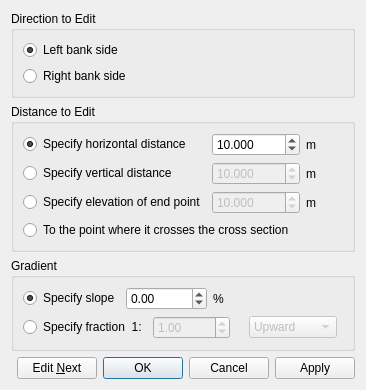
<?xml version="1.0" encoding="UTF-8"?>
<ui version="4.0">
 <class>GeoDataRiverSurveyCrossSectionEditFromPointDialog</class>
 <widget class="QDialog" name="GeoDataRiverSurveyCrossSectionEditFromPointDialog">
  <property name="geometry">
   <rect>
    <x>0</x>
    <y>0</y>
    <width>366</width>
    <height>354</height>
   </rect>
  </property>
  <property name="windowTitle">
   <string>Edit Cross Section From Selected Point</string>
  </property>
  <layout class="QVBoxLayout" name="verticalLayout_2">
   <item>
    <widget class="QGroupBox" name="directionGroupBox">
     <property name="title">
      <string>Direction to Edit</string>
     </property>
     <layout class="QVBoxLayout" name="verticalLayout">
      <item>
       <widget class="QRadioButton" name="leftRadioButton">
        <property name="text">
         <string>Left bank side</string>
        </property>
        <property name="checked">
         <bool>true</bool>
        </property>
       </widget>
      </item>
      <item>
       <widget class="QRadioButton" name="rightRadioButton">
        <property name="text">
         <string>Right bank side</string>
        </property>
       </widget>
      </item>
     </layout>
    </widget>
   </item>
   <item>
    <widget class="QGroupBox" name="horizontalDistanceGroupBox">
     <property name="title">
      <string>Distance to Edit</string>
     </property>
     <layout class="QGridLayout" name="gridLayout">
      <item row="0" column="0">
       <widget class="QRadioButton" name="hDistanceRadioButton">
        <property name="text">
         <string>Specify horizontal distance</string>
        </property>
        <property name="checked">
         <bool>true</bool>
        </property>
       </widget>
      </item>
      <item row="0" column="1">
       <widget class="QDoubleSpinBox" name="hDistanceSpinBox">
        <property name="decimals">
         <number>3</number>
        </property>
        <property name="minimum">
         <double>0.001000000000000</double>
        </property>
        <property name="maximum">
         <double>10000.000000000000000</double>
        </property>
        <property name="value">
         <double>10.000000000000000</double>
        </property>
       </widget>
      </item>
      <item row="0" column="2">
       <widget class="QLabel" name="hDistanceUnitLabel">
        <property name="text">
         <string>m</string>
        </property>
       </widget>
      </item>
      <item row="1" column="0">
       <widget class="QRadioButton" name="vDistanceRadioButton">
        <property name="text">
         <string>Specify vertical distance</string>
        </property>
        <property name="checked">
         <bool>false</bool>
        </property>
       </widget>
      </item>
      <item row="1" column="1">
       <widget class="QDoubleSpinBox" name="vDistanceSpinBox">
        <property name="enabled">
         <bool>false</bool>
        </property>
        <property name="decimals">
         <number>3</number>
        </property>
        <property name="minimum">
         <double>0.001000000000000</double>
        </property>
        <property name="maximum">
         <double>10000.000000000000000</double>
        </property>
        <property name="value">
         <double>10.000000000000000</double>
        </property>
       </widget>
      </item>
      <item row="1" column="2">
       <widget class="QLabel" name="vDistanceUnitLabel">
        <property name="text">
         <string>m</string>
        </property>
       </widget>
      </item>
      <item row="2" column="0">
       <widget class="QRadioButton" name="elevationRadioButton">
        <property name="text">
         <string>Specify elevation of end point</string>
        </property>
        <property name="checked">
         <bool>false</bool>
        </property>
       </widget>
      </item>
      <item row="2" column="1">
       <widget class="QDoubleSpinBox" name="elevationSpinBox">
        <property name="enabled">
         <bool>false</bool>
        </property>
        <property name="decimals">
         <number>3</number>
        </property>
        <property name="minimum">
         <double>-10000.000000000000000</double>
        </property>
        <property name="maximum">
         <double>10000.000000000000000</double>
        </property>
        <property name="value">
         <double>10.000000000000000</double>
        </property>
       </widget>
      </item>
      <item row="2" column="2">
       <widget class="QLabel" name="vDistanceUnitLabel_2">
        <property name="text">
         <string>m</string>
        </property>
       </widget>
      </item>
      <item row="3" column="0" colspan="2">
       <widget class="QRadioButton" name="crossRadioButton">
        <property name="text">
         <string>To the point where it crosses the cross section</string>
        </property>
        <property name="checked">
         <bool>false</bool>
        </property>
       </widget>
      </item>
     </layout>
    </widget>
   </item>
   <item>
    <widget class="QGroupBox" name="gradientGroupBox">
     <property name="title">
      <string>Gradient</string>
     </property>
     <layout class="QVBoxLayout" name="verticalLayout_3">
      <item>
       <layout class="QHBoxLayout" name="horizontalLayout_2" stretch="0,0,1">
        <item>
         <widget class="QRadioButton" name="slopeRadioButton">
          <property name="text">
           <string>Specify slope</string>
          </property>
          <property name="checked">
           <bool>true</bool>
          </property>
         </widget>
        </item>
        <item>
         <widget class="QDoubleSpinBox" name="slopeSpinBox">
          <property name="decimals">
           <number>2</number>
          </property>
          <property name="minimum">
           <double>-10000.000000000000000</double>
          </property>
          <property name="maximum">
           <double>10000.000000000000000</double>
          </property>
         </widget>
        </item>
        <item>
         <widget class="QLabel" name="slopeUnitLabel">
          <property name="text">
           <string>%</string>
          </property>
         </widget>
        </item>
       </layout>
      </item>
      <item>
       <layout class="QHBoxLayout" name="horizontalLayout_3">
        <item>
         <widget class="QRadioButton" name="fractionRadioButton">
          <property name="text">
           <string>Specify fraction  1:</string>
          </property>
          <property name="checked">
           <bool>false</bool>
          </property>
         </widget>
        </item>
        <item>
         <widget class="QDoubleSpinBox" name="fractionSpinBox">
          <property name="enabled">
           <bool>false</bool>
          </property>
          <property name="decimals">
           <number>2</number>
          </property>
          <property name="minimum">
           <double>0.010000000000000</double>
          </property>
          <property name="maximum">
           <double>10000.000000000000000</double>
          </property>
          <property name="value">
           <double>1.000000000000000</double>
          </property>
         </widget>
        </item>
        <item>
         <widget class="TooltipLabel" name="fractionHelpLabel">
          <property name="toolTip">
           <string>Specify the fraction between vertical distance and horizontal distance. For example inputting 10 means 10% slope, and 20 means 5% slope.</string>
          </property>
          <property name="text">
           <string/>
          </property>
          <property name="pixmap">
           <pixmap resource="../../guibase/guibase.qrc">:/libs/guibase/images/iconQuestion.png</pixmap>
          </property>
         </widget>
        </item>
        <item>
         <widget class="QComboBox" name="upDownComboBox">
          <property name="enabled">
           <bool>false</bool>
          </property>
          <item>
           <property name="text">
            <string>Upward</string>
           </property>
          </item>
          <item>
           <property name="text">
            <string>Downward</string>
           </property>
          </item>
         </widget>
        </item>
        <item>
         <spacer name="horizontalSpacer">
          <property name="orientation">
           <enum>Qt::Horizontal</enum>
          </property>
          <property name="sizeHint" stdset="0">
           <size>
            <width>40</width>
            <height>20</height>
           </size>
          </property>
         </spacer>
        </item>
       </layout>
      </item>
     </layout>
    </widget>
   </item>
   <item>
    <spacer name="verticalSpacer">
     <property name="orientation">
      <enum>Qt::Vertical</enum>
     </property>
     <property name="sizeHint" stdset="0">
      <size>
       <width>20</width>
       <height>6</height>
      </size>
     </property>
    </spacer>
   </item>
   <item>
    <layout class="QHBoxLayout" name="horizontalLayout_5">
     <item>
      <spacer name="horizontalSpacer_3">
       <property name="orientation">
        <enum>Qt::Horizontal</enum>
       </property>
       <property name="sizeHint" stdset="0">
        <size>
         <width>13</width>
         <height>20</height>
        </size>
       </property>
      </spacer>
     </item>
     <item>
      <widget class="QPushButton" name="continueButton">
       <property name="text">
        <string>Edit &amp;Next</string>
       </property>
      </widget>
     </item>
     <item>
      <widget class="QDialogButtonBox" name="buttonBox">
       <property name="orientation">
        <enum>Qt::Horizontal</enum>
       </property>
       <property name="standardButtons">
        <set>QDialogButtonBox::Apply|QDialogButtonBox::Cancel|QDialogButtonBox::Ok</set>
       </property>
      </widget>
     </item>
    </layout>
   </item>
  </layout>
 </widget>
 <customwidgets>
  <customwidget>
   <class>TooltipLabel</class>
   <extends>QLabel</extends>
   <header>guibase/tooltiplabel.h</header>
  </customwidget>
 </customwidgets>
 <resources>
  <include location="../../guibase/guibase.qrc"/>
 </resources>
 <connections>
  <connection>
   <sender>hDistanceRadioButton</sender>
   <signal>toggled(bool)</signal>
   <receiver>hDistanceSpinBox</receiver>
   <slot>setEnabled(bool)</slot>
   <hints>
    <hint type="sourcelabel">
     <x>85</x>
     <y>119</y>
    </hint>
    <hint type="destinationlabel">
     <x>266</x>
     <y>126</y>
    </hint>
   </hints>
  </connection>
  <connection>
   <sender>fractionRadioButton</sender>
   <signal>toggled(bool)</signal>
   <receiver>fractionSpinBox</receiver>
   <slot>setEnabled(bool)</slot>
   <hints>
    <hint type="sourcelabel">
     <x>131</x>
     <y>285</y>
    </hint>
    <hint type="destinationlabel">
     <x>215</x>
     <y>287</y>
    </hint>
   </hints>
  </connection>
  <connection>
   <sender>slopeRadioButton</sender>
   <signal>toggled(bool)</signal>
   <receiver>slopeSpinBox</receiver>
   <slot>setEnabled(bool)</slot>
   <hints>
    <hint type="sourcelabel">
     <x>111</x>
     <y>257</y>
    </hint>
    <hint type="destinationlabel">
     <x>193</x>
     <y>259</y>
    </hint>
   </hints>
  </connection>
  <connection>
   <sender>buttonBox</sender>
   <signal>rejected()</signal>
   <receiver>GeoDataRiverSurveyCrossSectionEditFromPointDialog</receiver>
   <slot>reject()</slot>
   <hints>
    <hint type="sourcelabel">
     <x>355</x>
     <y>343</y>
    </hint>
    <hint type="destinationlabel">
     <x>286</x>
     <y>274</y>
    </hint>
   </hints>
  </connection>
  <connection>
   <sender>buttonBox</sender>
   <signal>accepted()</signal>
   <receiver>GeoDataRiverSurveyCrossSectionEditFromPointDialog</receiver>
   <slot>accept()</slot>
   <hints>
    <hint type="sourcelabel">
     <x>355</x>
     <y>343</y>
    </hint>
    <hint type="destinationlabel">
     <x>157</x>
     <y>274</y>
    </hint>
   </hints>
  </connection>
  <connection>
   <sender>fractionRadioButton</sender>
   <signal>toggled(bool)</signal>
   <receiver>upDownComboBox</receiver>
   <slot>setEnabled(bool)</slot>
   <hints>
    <hint type="sourcelabel">
     <x>108</x>
     <y>285</y>
    </hint>
    <hint type="destinationlabel">
     <x>321</x>
     <y>287</y>
    </hint>
   </hints>
  </connection>
  <connection>
   <sender>vDistanceRadioButton</sender>
   <signal>toggled(bool)</signal>
   <receiver>vDistanceSpinBox</receiver>
   <slot>setEnabled(bool)</slot>
   <hints>
    <hint type="sourcelabel">
     <x>176</x>
     <y>150</y>
    </hint>
    <hint type="destinationlabel">
     <x>285</x>
     <y>152</y>
    </hint>
   </hints>
  </connection>
  <connection>
   <sender>elevationRadioButton</sender>
   <signal>toggled(bool)</signal>
   <receiver>elevationSpinBox</receiver>
   <slot>setEnabled(bool)</slot>
   <hints>
    <hint type="sourcelabel">
     <x>178</x>
     <y>170</y>
    </hint>
    <hint type="destinationlabel">
     <x>207</x>
     <y>170</y>
    </hint>
   </hints>
  </connection>
 </connections>
</ui>
